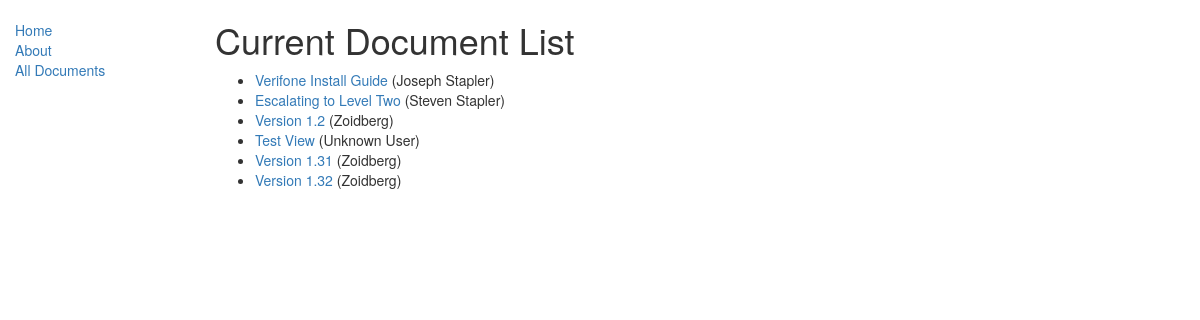
The page /home/documents/ (signed in) on the database as committed earlier.
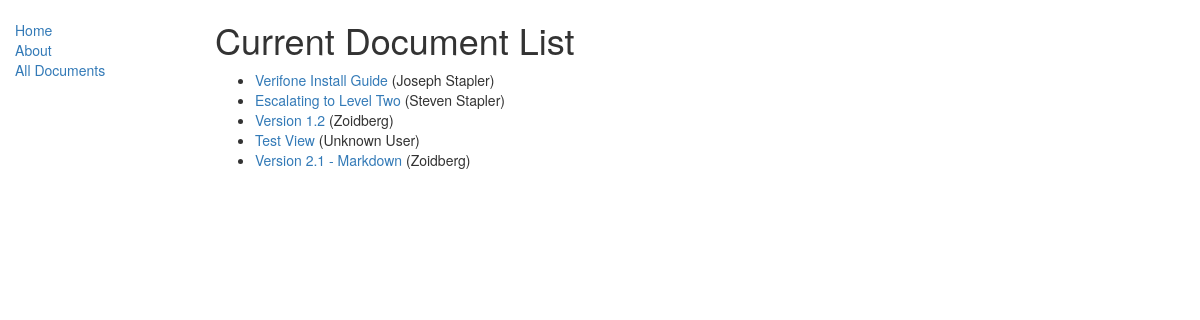
The same page on the database as committed later.
### kbs_view/models.py (models this page shows, shortened)
class Document(models.Model):
	BRINK = 'BR'
	PIXEL = 'PX'
	SIVA = 'SV'
	HERITAGE = 'HR'
	SOFTWARE_CHOICES = (
		(BRINK, 'Brink'),
		(PIXEL, 'Pixel'),
		(SIVA, 'Siva'),
		(HERITAGE, 'Heritage'),
	)
	title = models.CharField(max_length=128,
							 unique=True, verbose_name='Document Title')
	body = MarkdownxField(help_text='Enter the detailed information for this KBS Document')
	date_modified = models.DateField(auto_now=True, editable=False)
	publisher = models.CharField(max_length=50, default="Zoidberg") #Needs to update with each change
	software_product = models.CharField(
					   max_length=2,
					   choices = SOFTWARE_CHOICES,
					   default = BRINK,
					   help_text='Select the software regarding this KBS Document',
					   verbose_name='Software Product')
	favorited = models.BooleanField(default=False, verbose_name='Favorited?', editable=False)
	views = models.IntegerField(default=0, help_text='Number of times this document has been viewed.', editable=False)
	def get_absolute_url(self):
		return reverse('document-detail', args=[str(self.id)])

### kbs_view/views.py (the view)
class DocumentListView(LoginRequiredMixin ,generic.ListView):
	model = Document
	'''
	 def get_context_data(self, **kwargs):
        Call the base implementation first to get a context
        context = super(BookListView, self).get_context_data(**kwargs)
        Get the blog from id and add it to the context
        context['some_data'] = 'This is just some data'
        return context
	'''

### kbs_view/static/templates/kbs_view/document_list.html
{% extends "base_generic.html" %}
{% block content %}
    <h1>Current Document List</h1>
    {% if document_list %}
    <ul>
      {% for document in document_list %}
      <li>
        <a href="{{ document.get_absolute_url }}">{{ document.title }}</a> ({{document.publisher}})
      </li>
      {% endfor %}
    </ul>
    {% else %}
      <p>There are no uploaded documents currently.</p>
    {% endif %}
{% endblock %}

Rows that differ between the two databases and show on the page:
removed Document: title "Version 1.32", publisher "Zoidberg"
changed Document: title "Version 1.31" → "Version 2.1 - Markdown"
